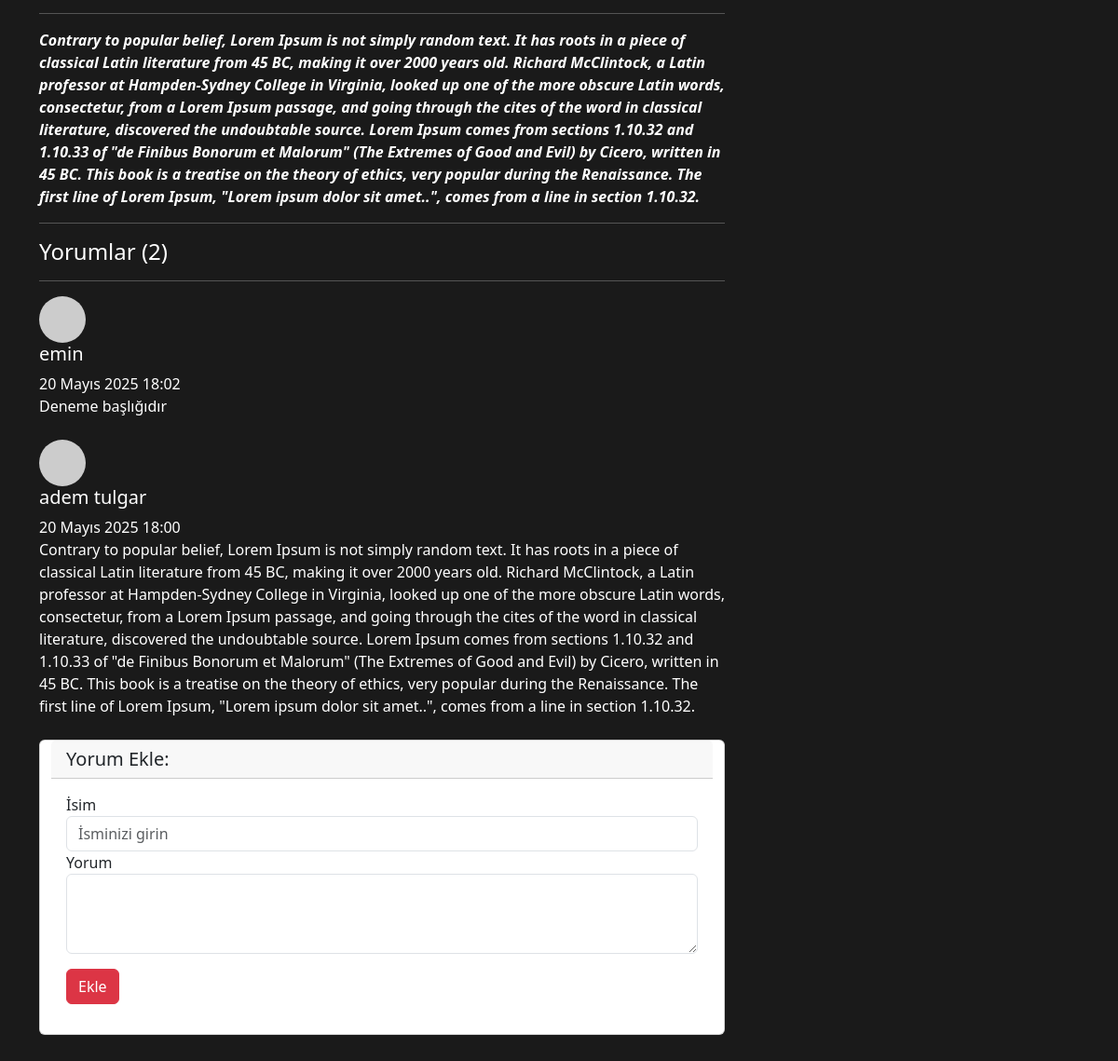
/articles/article/deneme-makalesi2/ (lower part), run on an earlier commit of the app's database.
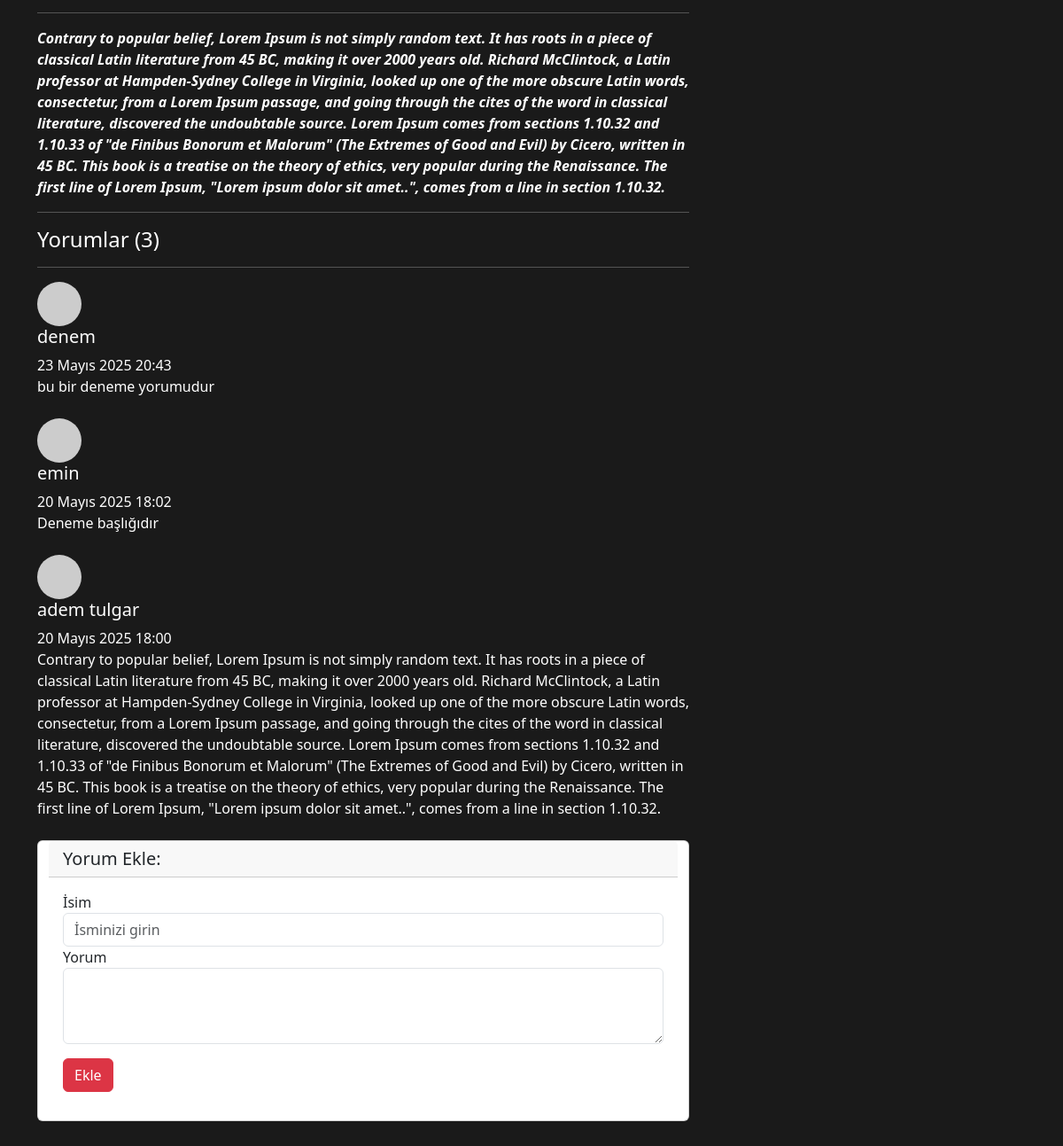
And on a later commit of the database.
### article/models.py (models this page shows, shortened)
class Comment(models.Model):
    article = models.ForeignKey(Article,on_delete = models.CASCADE,verbose_name = "Makale",related_name="comments")
    comment_author = models.CharField(max_length = 50,verbose_name = "İsim")
    comment_content = models.CharField(max_length = 200,verbose_name = "Yorum")
    comment_date = models.DateTimeField(auto_now_add=True)
    class Meta:
        ordering = ['-comment_date']

### article/views.py (the view)
# urls.py: path('article/<slug:slug>/',views.detail,name = "detail"),
def detail(request,slug):
    article = get_object_or_404(Article, slug=slug)
    comments = article.comments.all()
    return render(request,"detail.html",{"article":article,"comments":comments })

### templates/detail.html (shortened to what this page needs)
{% extends "layout.html" %}
{% block body %}
<div class="row">
    <div class="col-lg-8">
      <hr>
      <p class="lead">
          {{article.content|safe}}
      </p>
      <hr>
      <h4>Yorumlar {% if comments %}({{comments.count }}){% endif %}</h4>
      <hr>
      {% if comments %}
      {% for comment in comments  %}
        <div class="media mb-4">
          <img class="d-flex mr-3 rounded-circle" src="http://placehold.it/50x50" alt="">
          <div class="media-body">
            <h5 class="mt-0">{{ comment.comment_author}}</h5>
            {{comment.comment_date}} <br>
            {{comment.comment_content}}
          </div>
        </div>
      {% endfor %}
      {% else %}
      <div class ="alert alert-danger">
        Bu makaleye herhangi bir yorum yazılmamış,ilk yorum yapan siz olun!
      </div>
      {% endif %}
      <div class="card my-4 container">
          <h5 class="card-header">Yorum Ekle:</h5>
          <div class="card-body">
            <form method = "post" action = "{% url 'article:comment' article.slug %}">
              <div class="form-group">
                  <label for="formGroupExampleInput">İsim</label>
                  <input name = "comment_author" type="text" class="form-control" id="formGroupExampleInput" placeholder="İsminizi girin">
                </div>
              <div class="form-group">
                  <label for="formGroupExampleInput">Yorum</label>
                <textarea name = "comment_content" class="form-control" rows="3"></textarea>
              </div>
              <button type="submit" class="btn btn-danger my-3">Ekle</button>
            </form>
          </div>
        </div>
        </div>
      </div>
{% endblock body %}

What changed in the data, as far as the page shows it:
added Comment: comment_author "denem", comment_date "23 Mayıs 2025 20:43", comment_content "bu bir deneme yorumudur"
Also different on the page:
{{ comments.count }}: "2" → "3"
